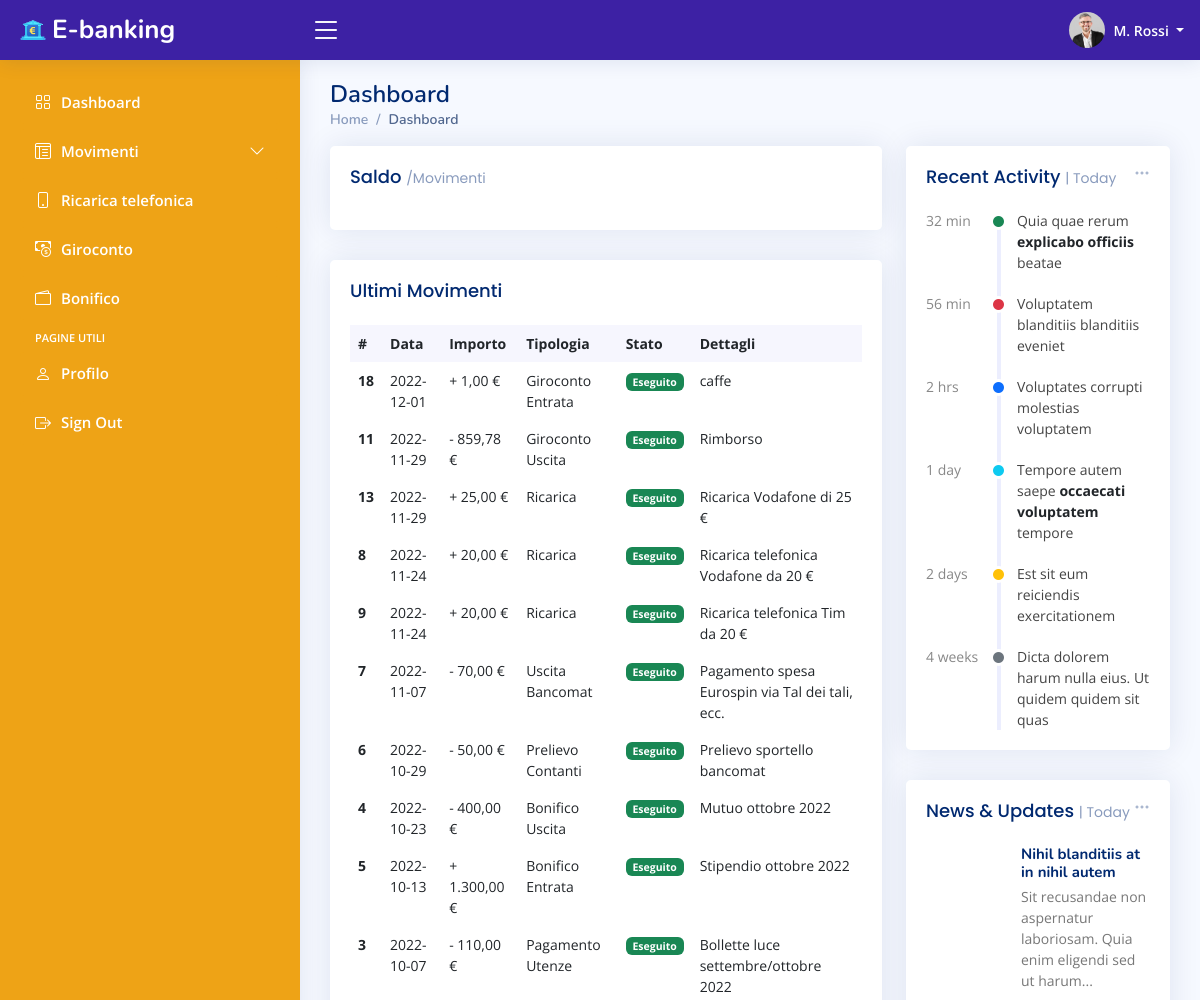
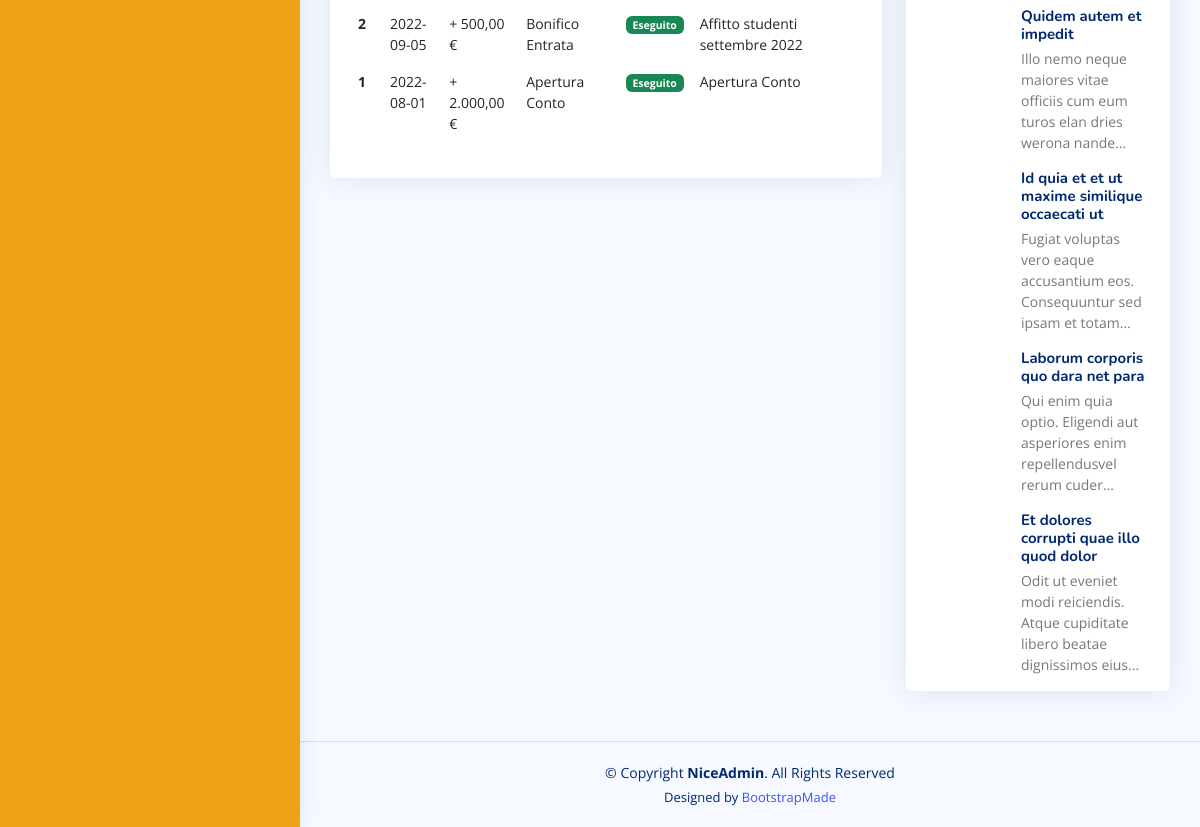
Page / (signed in) on the committed database (2 pictures, top to bottom).
### tables this page shows
CREATE TABLE `tconticorrenti` (
  `ContoCorrenteID` int(11) NOT NULL,
  `CodiceTitolare` int(11) NOT NULL,
  `Password` text NOT NULL,
  `IBAN` text NOT NULL,
  `Email` text NOT NULL,
  `NomeTitolare` text NOT NULL,
  `Professione` text NOT NULL,
  `Paese` text NOT NULL,
  `Indirizzo` text NOT NULL,
  `CAP` text NOT NULL,
  `Telefono` text NOT NULL,
  `ImmagineProfilo` text NOT NULL
);

CREATE TABLE `tmovimenticonto` (
  `MovimentoID` int(11) NOT NULL,
  `ContoCorrenteID` int(11) NOT NULL,
  `Data` date NOT NULL DEFAULT current_timestamp(),
  `Importo` float NOT NULL,
  `Saldo` float NOT NULL,
  `CategoriaMovimentoID` int(11) NOT NULL,
  `Stato` text NOT NULL,
  `DescrizioneEstesa` text NOT NULL
);

CREATE TABLE `tcategoriamovimenti` (
  `CategoriaMovimentoID` int(11) NOT NULL,
  `NomeCategoria` text NOT NULL,
  `Tipologia` text NOT NULL
);

### index.php (the view, shortened to what this page needs)
<!DOCTYPE html>
<html lang="en">
<head>
    <link href="assets/vendor/bootstrap/css/bootstrap.min.css" rel="stylesheet">
    <link href="assets/vendor/bootstrap-icons/bootstrap-icons.css" rel="stylesheet">
    <link href="assets/vendor/boxicons/css/boxicons.min.css" rel="stylesheet">
    <link href="assets/vendor/quill/quill.snow.css" rel="stylesheet">
    <link href="assets/vendor/quill/quill.bubble.css" rel="stylesheet">
    <link href="assets/vendor/remixicon/remixicon.css" rel="stylesheet">
    <link href="assets/vendor/simple-datatables/style.css" rel="stylesheet">
    <link rel="stylesheet" type="text/css" href="https://cdn.datatables.net/1.13.1/css/jquery.dataTables.css">
    <link href="assets/css/style.css" rel="stylesheet">
</head>
<body>
    <?php include "parts/header.php"; ?>
    <?php include "parts/sidebar.php"; ?>
    <main id="main" class="main">
        <div class="pagetitle">
            <h1>Dashboard</h1>
            <nav>
                <ol class="breadcrumb">
                    <li class="breadcrumb-item"><a href="index.php">Home</a></li>
                    <li class="breadcrumb-item active">Dashboard</li>
                </ol>
            </nav>
        </div>
        <section class="section dashboard">
            <div class="row">
                <div class="col-lg-8">
                    <div class="row">
                        <div class="col-12">
                            <div class="card">
                                <div class="card-body">
                                    <h5 class="card-title">Saldo <span>/Movimenti</span></h5>
                                    <?php
                                    $idConto = $_SESSION["ContoID"];
                                    ?>
                                </div>
                            </div>
                        </div>
                        <div class="col-12">
                            <div class="card recent-sales overflow-auto">
                                <div class="card-body">
                                    <h5 class="card-title">Ultimi Movimenti</h5>
                                    <?php
                                    $sql2 = "SELECT TMovimentiConto.*, TCategoriaMovimenti.* FROM TMovimentiConto INNER JOIN TCategoriaMovimenti
                                            ON TMovimentiConto.CategoriaMovimentoID=TCategoriaMovimenti.CategoriaMovimentoID WHERE TMovimentiConto.ContoCorrenteID =
                                            $idConto ORDER BY Data DESC";
                                    $query2 = mysqli_query($conn, $sql2);
                                    ?>
                                    <table class="table table-borderless datatable">
                                        <thead>
                                            <tr>
                                                <th>#</th>
                                                <th>Data</th>
                                                <th>Importo</th>
                                                <th>Tipologia</th>
                                                <th>Stato</th>
                                                <th>Dettagli</th>
                                            </tr>
                                        </thead>
                                        <tbody>
                                            <?php
                                            while ($row2 = mysqli_fetch_assoc($query2)) : ?>
                                                <tr>
                                                    <th scope="row"><?php echo $row2["MovimentoID"]; ?></th>
                                                    <td><?php echo $row2["Data"]; ?></td>
                                                    <td>
                                                    <?php
                                                        if ($row2["Tipologia"] === "Entrata") {
                                                            echo "+";
                                                        } else {
                                                            echo "-";
                                                        }
                                                        ?>
                                                        <?php echo number_format($row2["Importo"], 2, ",", "."); ?> €
                                                    </td>
                                                    <td><?php echo $row2["NomeCategoria"]; ?></td>
                                                    <td>
                                                        <?php
                                                        switch ($row2["Stato"]) {
                                                            case "Eseguito":
                                                                echo '<span class="badge bg-success">' . $row2["Stato"] . '</span>';
                                                                break;
                                                        }
                                                        ?>
                                                    </td>
                                                    <td><?php echo $row2["DescrizioneEstesa"]; ?></td>
                                                </tr>
                                            <?php endwhile; ?>
                                        </tbody>
                                    </table>
                                </div>
                            </div>
                        </div>
                    </div>
                </div>
                <div class="col-lg-4">
                    <div class="card">
                        <div class="filter">
                            <a class="icon" href="#" data-bs-toggle="dropdown"><i class="bi bi-three-dots"></i></a>
                        </div>
                        <div class="card-body">
                            <h5 class="card-title">Recent Activity <span>| Today</span></h5>
                            <div class="activity">
                                <div class="activity-item d-flex">
                                    <div class="activite-label">32 min</div>
                                    <i class='bi bi-circle-fill activity-badge text-success align-self-start'></i>
                                    <div class="activity-content">
                                        Quia quae rerum <a href="#" class="fw-bold text-dark">explicabo officiis</a> beatae
                                    </div>
                                </div>
                                <div class="activity-item d-flex">
                                    <div class="activite-label">56 min</div>
                                    <i class='bi bi-circle-fill activity-badge text-danger align-self-start'></i>
                                    <div class="activity-content">
                                        Voluptatem blanditiis blanditiis eveniet
                                    </div>
                                </div>
                                <div class="activity-item d-flex">
                                    <div class="activite-label">2 hrs</div>
                                    <i class='bi bi-circle-fill activity-badge text-primary align-self-start'></i>
                                    <div class="activity-content">
                                        Voluptates corrupti molestias voluptatem
                                    </div>
                                </div>
                                <div class="activity-item d-flex">
                                    <div class="activite-label">1 day</div>
                                    <i class='bi bi-circle-fill activity-badge text-info align-self-start'></i>
                                    <div class="activity-content">
                                        Tempore autem saepe <a href="#" class="fw-bold text-dark">occaecati voluptatem</a> tempore
                                    </div>
                                </div>
                                <div class="activity-item d-flex">
                                    <div class="activite-label">2 days</div>
                                    <i class='bi bi-circle-fill activity-badge text-warning align-self-start'></i>
                                    <div class="activity-content">
                                        Est sit eum reiciendis exercitationem
                                    </div>
                                </div>
                                <div class="activity-item d-flex">
                                    <div class="activite-label">4 weeks</div>
                                    <i class='bi bi-circle-fill activity-badge text-muted align-self-start'></i>
                                    <div class="activity-content">
                                        Dicta dolorem harum nulla eius. Ut quidem quidem sit quas
                                    </div>
                                </div>
                            </div>
                        </div>
                    </div>
                    <div class="card">
                        <div class="filter">
                            <a class="icon" href="#" data-bs-toggle="dropdown"><i class="bi bi-three-dots"></i></a>
                        </div>
                        <div class="card-body pb-0">
                            <h5 class="card-title">News &amp; Updates <span>| Today</span></h5>
                            <div class="news">
                                <div class="post-item clearfix">
                                    <h4><a href="#">Nihil blanditiis at in nihil autem</a></h4>
                                    <p>Sit recusandae non aspernatur laboriosam. Quia enim eligendi sed ut harum...</p>
                                </div>
                                <div class="post-item clearfix">
                                    <h4><a href="#">Quidem autem et impedit</a></h4>
                                    <p>Illo nemo neque maiores vitae officiis cum eum turos elan dries werona nande...</p>
                                </div>
                                <div class="post-item clearfix">
                                    <h4><a href="#">Id quia et et ut maxime similique occaecati ut</a></h4>
                                    <p>Fugiat voluptas vero eaque accusantium eos. Consequuntur sed ipsam et totam...</p>
                                </div>
                                <div class="post-item clearfix">
                                    <h4><a href="#">Laborum corporis quo dara net para</a></h4>
                                    <p>Qui enim quia optio. Eligendi aut asperiores enim repellendusvel rerum cuder...</p>
                                </div>
                                <div class="post-item clearfix">
                                    <h4><a href="#">Et dolores corrupti quae illo quod dolor</a></h4>
                                    <p>Odit ut eveniet modi reiciendis. Atque cupiditate libero beatae dignissimos eius...</p>
                                </div>
                            </div>
                        </div>
                    </div>
                </div>
            </div>
        </section>
    </main>
    <?php include "parts/footer.php"; ?>
</body>
</html>

### parts/header.php (shortened to what this page needs)
<header id="header" class="header fixed-top d-flex align-items-center">
    <div class="d-flex align-items-center justify-content-between">
        <a href="index.php" class="logo d-flex align-items-center">
            <img src="assets/img/logo_.png" alt="">
            <span class="d-none d-lg-block">E-banking</span>
        </a>
        <i class="bi bi-list toggle-sidebar-btn"></i>
    </div>
    <nav class="header-nav ms-auto">
        <ul class="d-flex align-items-center">
            <?php
            $idConto = $_SESSION["ContoID"];
            $conn = openCon();
            $sql = "SELECT * FROM TContiCorrenti WHERE ContoCorrenteID = $idConto;";
            $query = mysqli_query($conn, $sql);
            if (mysqli_num_rows($query) === 1) {
                $result = mysqli_fetch_assoc($query);
            }
            ?>
            <li class="nav-item dropdown pe-3">
                <a class="nav-link nav-profile d-flex align-items-center pe-0" href="#" data-bs-toggle="dropdown">
                    <img src="assets/img/profili/<?php echo $result["ImmagineProfilo"]; ?>" alt="Profile" class="rounded-circle">
                    <span class="d-none d-md-block dropdown-toggle ps-2">
                        <?php echo explode(" ", $result["NomeTitolare"])[0][0] . ". " . explode(" ", $result["NomeTitolare"])[1]; ?>
                    </span>
                </a>
            </li>
        </ul>
    </nav>
</header>

### parts/sidebar.php (shortened to what this page needs)
<aside id="sidebar" class="sidebar">
    <ul class="sidebar-nav" id="sidebar-nav">
        <li class="nav-item">
            <a class="nav-link collapsed" href="index.php">
                <i class="bi bi-grid"></i>
                <span>Dashboard</span>
            </a>
        </li>
        <li class="nav-item">
            <a class="nav-link collapsed" data-bs-target="#movimenti-nav" data-bs-toggle="collapse" href="#">
                <i class="bi bi-layout-text-window-reverse"></i><span>Movimenti</span><i class="bi bi-chevron-down ms-auto"></i>
            </a>
        </li>
        <li class="nav-item">
            <a class="nav-link collapsed" href="ricaricaTelefono.php">
                <i class="bi bi-phone"></i><span>Ricarica telefonica</span>
            </a>
        </li>
        <li class="nav-item">
            <a class="nav-link collapsed" href="giroconto.php">
                <i class="bi bi-cash-coin"></i><span>Giroconto</span>
            </a>
        </li>
        <li class="nav-item">
            <a class="nav-link collapsed" href="bonifico.php">
                <i class="bi bi-wallet2"></i><span>Bonifico</span>
            </a>
        </li>
        <li class="nav-heading">Pagine utili</li>
        <li class="nav-item">
            <a class="nav-link collapsed" href="userProfile.php">
                <i class="bi bi-person"></i>
                <span>Profilo</span>
            </a>
        </li>
        <li class="nav-item">
            <a class="nav-link collapsed" href="assets/includes/logout.inc.php">
                <i class="bi bi-box-arrow-right"></i>
                <span>Sign Out</span>
            </a>
        </li>
    </ul>
</aside>

### parts/footer.php (shortened to what this page needs)
<footer id="footer" class="footer">
    <div class="copyright">
        &copy; Copyright <strong><span>NiceAdmin</span></strong>. All Rights Reserved
    </div>
    <div class="credits">
        Designed by <a href="https://bootstrapmade.com/">BootstrapMade</a>
    </div>
</footer>

### rows in the picture
tconticorrenti: ImmagineProfilo (picture), NomeTitolare "M", NomeTitolare "Rossi"
tmovimenticonto: MovimentoID "18", Data "2022-12-01", Importo "1,00", CategoriaMovimentoID.NomeCategoria "Giroconto Entrata", Stato "Eseguito", DescrizioneEstesa "caffe"
tmovimenticonto: MovimentoID "11", Data "2022-11-29", Importo "859,78", CategoriaMovimentoID.NomeCategoria "Giroconto Uscita", Stato "Eseguito", DescrizioneEstesa "Rimborso"
tmovimenticonto: MovimentoID "13", Data "2022-11-29", Importo "25,00", CategoriaMovimentoID.NomeCategoria "Ricarica", Stato "Eseguito", DescrizioneEstesa "Ricarica Vodafone di 25 €"
tmovimenticonto: MovimentoID "8", Data "2022-11-24", Importo "20,00", CategoriaMovimentoID.NomeCategoria "Ricarica", Stato "Eseguito", DescrizioneEstesa "Ricarica telefonica Vodafone da 20 €"
tmovimenticonto: MovimentoID "9", Data "2022-11-24", Importo "20,00", CategoriaMovimentoID.NomeCategoria "Ricarica", Stato "Eseguito", DescrizioneEstesa "Ricarica telefonica Tim da 20 €"
tmovimenticonto: MovimentoID "7", Data "2022-11-07", Importo "70,00", CategoriaMovimentoID.NomeCategoria "Uscita Bancomat", Stato "Eseguito", DescrizioneEstesa "Pagamento spesa Eurospin via Tal dei tali, ecc."
tmovimenticonto: MovimentoID "6", Data "2022-10-29", Importo "50,00", CategoriaMovimentoID.NomeCategoria "Prelievo Contanti", Stato "Eseguito", DescrizioneEstesa "Prelievo sportello bancomat"
tmovimenticonto: MovimentoID "4", Data "2022-10-23", Importo "400,00", CategoriaMovimentoID.NomeCategoria "Bonifico Uscita", Stato "Eseguito", DescrizioneEstesa "Mutuo ottobre 2022"
tmovimenticonto: MovimentoID "5", Data "2022-10-13", Importo "1.300,00", CategoriaMovimentoID.NomeCategoria "Bonifico Entrata", Stato "Eseguito", DescrizioneEstesa "Stipendio ottobre 2022"
tmovimenticonto: MovimentoID "3", Data "2022-10-07", Importo "110,00", CategoriaMovimentoID.NomeCategoria "Pagamento Utenze", Stato "Eseguito", DescrizioneEstesa "Bollette luce settembre/ottobre 2022"
tmovimenticonto: MovimentoID "2", Data "2022-09-05", Importo "500,00", CategoriaMovimentoID.NomeCategoria "Bonifico Entrata", Stato "Eseguito", DescrizioneEstesa "Affitto studenti settembre 2022"
tmovimenticonto: MovimentoID "1", Data "2022-08-01", Importo "2.000,00", CategoriaMovimentoID.NomeCategoria "Apertura Conto", Stato "Eseguito", DescrizioneEstesa "Apertura Conto"
